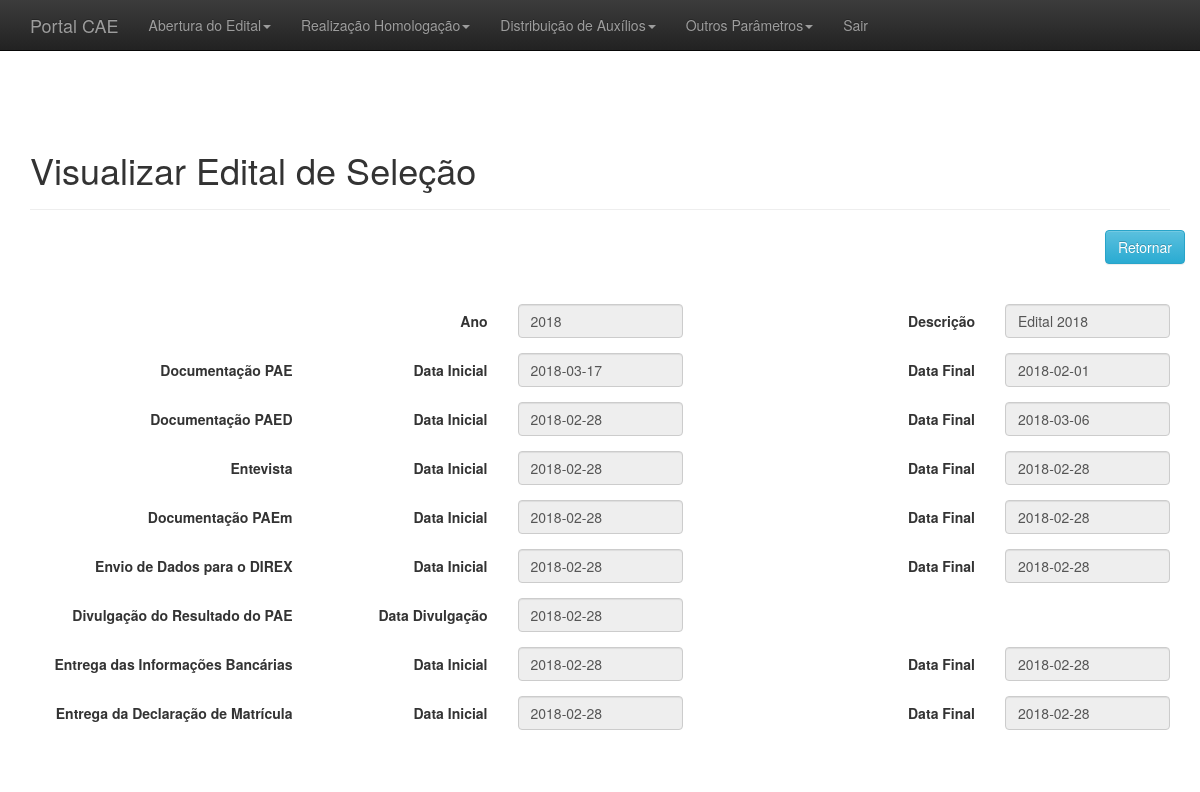
The page /adm/visualizar_editalselecao.php?id=1 on the database its author committed.
### tables this page shows
CREATE TABLE `editalselecao` (
  `id` int(11) NOT NULL,
  `ano` int(11) NOT NULL,
  `edital` varchar(45) DEFAULT NULL,
  `dataInicialEntDocEspecificaPae` date NOT NULL,
  `dataFinalEntDocEspecificaPae` date NOT NULL,
  `dataInicialEntDocEspecificaPaed` date NOT NULL,
  `dataFinalEntDocEspecificaPaed` date NOT NULL,
  `dataInicialEntrevista` date NOT NULL,
  `dataFinalEntrevista` date NOT NULL,
  `dataInicialEntDocEspecificaPaem` date NOT NULL,
  `dataFinalEntDocEspecificaPaem` date NOT NULL,
  `dataInicialEntDadosDirex` date NOT NULL,
  `dataFinalEntDadosDirex` date NOT NULL,
  `dataDivulgResultadoFinalPae` date NOT NULL,
  `dataInicialEntInfoBancaria` date NOT NULL,
  `dataFinalEntInfoBancaria` date NOT NULL,
  `dataInicialEntDeclarMatricula` date NOT NULL,
  `dataFinalEntDaclarMatricula` date NOT NULL
);

### adm/visualizar_editalselecao.php (the view, shortened to what this page needs)
<?php
include_once("conexao.php");
include_once("header_adm.php");
include_once("menu_admin.php");
?>
<br>
<?php
$id =trim($_GET['id']);
$result = mysqli_query($conectar, "SELECT * FROM editalselecao where id = '$id'");
$resultado = mysqli_fetch_assoc($result);
?>
<br>
<div class="container theme-showcase" role="main">
	<div class="page-header">
		<h1>Visualizar Edital de Seleção</h1>
	</div>
	<div class="row espaco">
		<div class="pull-right">
			<a href='listar_editalselecao.php'><button type='button' class='btn btn-info'>Retornar</button></a>
		</div>
	</div>
	<br>
	<div class="row">
        <div class="col-md-12">
			<form class="form-horizontal" method = "POST" action = "processa/proc_edit_editalselecao.php">
				<div class="form-group">
				<label for="inputEmail3" class="col-sm-5 control-label">Ano</label>
					<div class="col-sm-2">
						<input type="text" readonly="readonly" class="form-control" name="ano" placeholder="" value="<?php echo $resultado['ano'];?>">
					</div>
				<label for="inputEmail3" class="col-sm-3 control-label">Descrição</label>
					<div class="col-sm-2">
						<input type="text" readonly="readonly" class="form-control" name="edital" placeholder="" value="<?php echo $resultado['edital'];?>">
					</div>
				</div>
				<div class="form-group">
					<label for="inputEmail3" class="col-sm-3 control-label">Documentação PAE</label>
					<label for="inputEmail3" class="col-sm-2 control-label">Data Inicial</label>
					<div class="col-sm-2">
						<input type="text" readonly="readonly" class="form-control" name="dataInicialEntDocEspecificaPae" id="dataInicialEntDocEspecificaPae" placeholder="" value="<?php echo $resultado['dataInicialEntDocEspecificaPae'];?>">
					</div>
				<label for="inputEmail3" class="col-sm-3 control-label">Data Final</label>
					<div class="col-sm-2">
						<input type="text" readonly="readonly" class="form-control" name="dataFinalEntDocEspecificaPae" id="dataFinalEntDocEspecificaPae" placeholder="" value="<?php echo $resultado['dataFinalEntDocEspecificaPae'];?>">
					</div>
				</div>
				<div class="form-group">
					<label for="inputEmail3" class="col-sm-3 control-label">Documentação PAED</label>
					<label for="inputEmail3" class="col-sm-2 control-label">Data Inicial</label>
					<div class="col-sm-2">
						<input type="text" readonly="readonly" class="form-control" name="dataInicialEntDocEspecificaPaed" id="dataInicialEntDocEspecificaPaed" placeholder="" value="<?php echo $resultado['dataInicialEntDocEspecificaPaed'];?>">
					</div>
				<label for="inputEmail3" class="col-sm-3 control-label">Data Final</label>
					<div class="col-sm-2">
						<input type="text" readonly="readonly" class="form-control" name="dataFinalEntDocEspecificaPaed" id="dataFinalEntDocEspecificaPaed" placeholder="" value="<?php echo $resultado['dataFinalEntDocEspecificaPaed'];?>">
					</div>
				</div>
				<div class="form-group">
					<label for="inputEmail3" class="col-sm-3 control-label">Entevista</label>
					<label for="inputEmail3" class="col-sm-2 control-label">Data Inicial</label>
					<div class="col-sm-2">
						<input type="text" readonly="readonly" class="form-control" name="dataInicialEntrevista" id="dataInicialEntrevista" placeholder="" value="<?php echo $resultado['dataInicialEntrevista'];?>">
					</div>
				<label for="inputEmail3" class="col-sm-3 control-label">Data Final</label>
					<div class="col-sm-2">
						<input type="text" readonly="readonly" class="form-control" name="dataFinalEntrevista" id="dataFinalEntrevista" placeholder="" value="<?php echo $resultado['dataFinalEntrevista'];?>">
					</div>
				</div>
				<div class="form-group">
					<label for="inputEmail3" class="col-sm-3 control-label">Documentação PAEm</label>
					<label for="inputEmail3" class="col-sm-2 control-label">Data Inicial</label>
					<div class="col-sm-2">
						<input type="text" readonly="readonly" class="form-control" name="dataInicialEntDocEspecificaPaem" id="dataInicialEntDocEspecificaPaem" placeholder="" value="<?php echo $resultado['dataInicialEntDocEspecificaPaem'];?>">
					</div>
					<label for="inputEmail3" class="col-sm-3 control-label">Data Final</label>
					<div class="col-sm-2">
						<input type="text" readonly="readonly" class="form-control" name="dataFinalEntDocEspecificaPaem" id="dataFinalEntDocEspecificaPaem" placeholder="" value="<?php echo $resultado['dataFinalEntDocEspecificaPaem'];?>">
					</div>
				</div>
				<div class="form-group">
					<label for="inputEmail3" class="col-sm-3 control-label">Envio de Dados para o DIREX</label>
					<label for="inputEmail3" class="col-sm-2 control-label">Data Inicial</label>
					<div class="col-sm-2">
						<input type="text" readonly="readonly" class="form-control" name="dataInicialEntDadosDirex" id="dataInicialEntDadosDirex" placeholder="" value="<?php echo $resultado['dataInicialEntDadosDirex'];?>">
					</div>
					<label for="inputEmail3" class="col-sm-3 control-label">Data Final</label>
					<div class="col-sm-2">
						<input type="text" readonly="readonly" class="form-control" name="dataFinalEntDadosDirex" id="dataFinalEntDadosDirex" placeholder="" value="<?php echo $resultado['dataFinalEntDadosDirex'];?>">
					</div>
				</div>
				<div class="form-group">
				<label for="inputEmail3" class="col-sm-3 control-label">Divulgação do Resultado do PAE</label>
				<label for="inputEmail3" class="col-sm-2 control-label">Data Divulgação</label>
					<div class="col-sm-2">
						<input type="text" readonly="readonly" class="form-control" name="dataDivulgResultadoFinalPae" id="dataDivulgResultadoFinalPae" placeholder="" value="<?php echo $resultado['dataDivulgResultadoFinalPae'];?>">
					</div>
				</div>
				<div class="form-group">
				<label for="inputEmail3" class="col-sm-3 control-label">Entrega das Informações Bancárias</label>
				<label for="inputEmail3" class="col-sm-2 control-label">Data Inicial</label>
					<div class="col-sm-2">
						<input type="text" readonly="readonly" class="form-control" name="dataInicialEntInfoBancaria" id="dataInicialEntInfoBancaria" placeholder="" value="<?php echo $resultado['dataInicialEntInfoBancaria'];?>">
					</div>
					<label for="inputEmail3" class="col-sm-3 control-label">Data Final</label>
					<div class="col-sm-2">
						<input type="text" readonly="readonly" class="form-control" name="dataFinalEntInfoBancaria" id="dataFinalEntInfoBancaria" placeholder="" value="<?php echo $resultado['dataFinalEntInfoBancaria'];?>">
					</div>
				</div>
				<div class="form-group">
				<label for="inputEmail3" class="col-sm-3 control-label">Entrega  da Declaração de Matrícula</label>
				<label for="inputEmail3" class="col-sm-2 control-label">Data Inicial</label>
					<div class="col-sm-2">
						<input type="text" readonly="readonly" class="form-control" name="dataInicialEntDeclarMatricula" id="dataInicialEntDeclarMatricula" placeholder="" value="<?php echo $resultado['dataInicialEntDeclarMatricula'];?>">
					</div>
					<label for="inputEmail3" class="col-sm-3 control-label">Data Final</label>
					<div class="col-sm-2">
						<input type="text" readonly="readonly" class="form-control" name="dataFinalEntDaclarMatricula" id="dataFinalEntDaclarMatricula" placeholder="" value="<?php echo $resultado['dataFinalEntDaclarMatricula'];?>">
					</div>
				</div>
				<br>
			</form>
		</div>
    </div>
</div>
<?php
include_once("footer_adm.php");
?>

### adm/css/theme.css (style rules this page uses)
body { padding-top: 70px; padding-bottom: 30px; }
.espaco { margin-bottom:20px; }

### rows shown on the page
editalselecao: ano "2018", edital "Edital 2018", dataInicialEntDocEspecificaPae "2018-03-17", dataFinalEntDocEspecificaPae "2018-02-01", dataInicialEntDocEspecificaPaed "2018-02-28", dataFinalEntDocEspecificaPaed "2018-03-06", dataInicialEntrevista "2018-02-28", dataFinalEntrevista "2018-02-28", dataInicialEntDocEspecificaPaem "2018-02-28", dataFinalEntDocEspecificaPaem "2018-02-28", dataInicialEntDadosDirex "2018-02-28", dataFinalEntDadosDirex "2018-02-28", dataDivulgResultadoFinalPae "2018-02-28", dataInicialEntInfoBancaria "2018-02-28", dataFinalEntInfoBancaria "2018-02-28", dataInicialEntDeclarMatricula "2018-02-28", dataFinalEntDaclarMatricula "2018-02-28"
